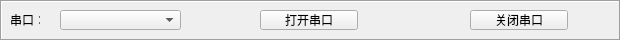
   <widget class="QFrame" name="frame_2">
    <property name="geometry">
     <rect>
      <x>10</x>
      <y>20</y>
      <width>621</width>
      <height>41</height>
     </rect>
    </property>
    <property name="sizePolicy">
     <sizepolicy hsizetype="Expanding" vsizetype="Expanding">
      <horstretch>0</horstretch>
      <verstretch>0</verstretch>
     </sizepolicy>
    </property>
    <property name="frameShape">
     <enum>QFrame::Box</enum>
    </property>
    <property name="frameShadow">
     <enum>QFrame::Sunken</enum>
    </property>
    <widget class="QPushButton" name="closeSerialPortBtn">
     <property name="geometry">
      <rect>
       <x>470</x>
       <y>10</y>
       <width>98</width>
       <height>20</height>
      </rect>
     </property>
     <property name="sizePolicy">
      <sizepolicy hsizetype="Expanding" vsizetype="Expanding">
       <horstretch>0</horstretch>
       <verstretch>0</verstretch>
      </sizepolicy>
     </property>
     <property name="text">
      <string>关闭串口</string>
     </property>
    </widget>
    <widget class="QComboBox" name="serialPortCb">
     <property name="geometry">
      <rect>
       <x>60</x>
       <y>10</y>
       <width>121</width>
       <height>20</height>
      </rect>
     </property>
     <property name="sizePolicy">
      <sizepolicy hsizetype="Expanding" vsizetype="Expanding">
       <horstretch>0</horstretch>
       <verstretch>0</verstretch>
      </sizepolicy>
     </property>
    </widget>
    <widget class="QLabel" name="label">
     <property name="geometry">
      <rect>
       <x>10</x>
       <y>10</y>
       <width>30</width>
       <height>20</height>
      </rect>
     </property>
     <property name="sizePolicy">
      <sizepolicy hsizetype="Expanding" vsizetype="Expanding">
       <horstretch>0</horstretch>
       <verstretch>0</verstretch>
      </sizepolicy>
     </property>
     <property name="font">
      <font>
       <pointsize>9</pointsize>
      </font>
     </property>
     <property name="text">
      <string>串口：</string>
     </property>
    </widget>
    <widget class="QPushButton" name="openSerialPortBtn">
     <property name="geometry">
      <rect>
       <x>260</x>
       <y>10</y>
       <width>98</width>
       <height>20</height>
      </rect>
     </property>
     <property name="sizePolicy">
      <sizepolicy hsizetype="Expanding" vsizetype="Expanding">
       <horstretch>0</horstretch>
       <verstretch>0</verstretch>
      </sizepolicy>
     </property>
     <property name="text">
      <string>打开串口</string>
     </property>
    </widget>
   </widget>
